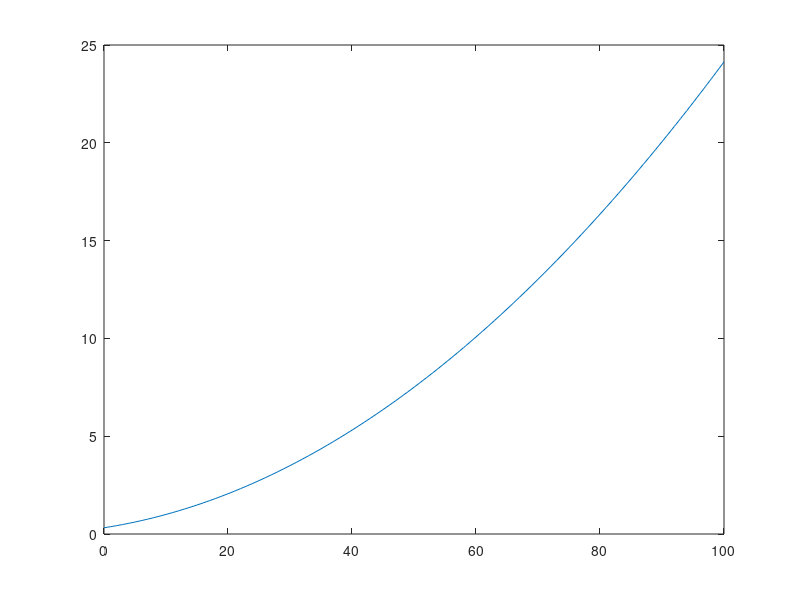

Write the MATLAB code that produced this figure. (Note: this script raises an error after producing the figure.)
clear all;

h2 = [];
a_1 = 19;
a_2 = 23;
FD_lin = 13;
F_D = 13;

zakres_F1 = 100;

for F1 = 0:zakres_F1
    h1 = ((F1 + FD_lin)/a_1)^2;
    h2 = [h2,(sqrt(h1)*a_1/a_2)^2];
end

plot(0:zakres_F1,h2)
hold on;

l =3;
height = 20;
tau = 80;

switch l
    case 2
       membership_fun = load('fuzzy/eh2.mat');
    case 3
       membership_fun = load('fuzzy/eh3.mat');
    case 4
       membership_fun = load('fuzzy/eh4.mat');
    case 5
       membership_fun = load('fuzzy/eh5.mat');
    otherwise
       disp('Liczba regulatorow powinna byc calkowita liczba')
       return      
end
mf = struct2cell(membership_fun);
h_out = [];

switch l
    case 2
       h_lin_tab = [height*1/3, height*2/3];
       [F_1, h_1] = static_characteristic(height*1/3, FD_lin);
       [F_12, h_12] = static_characteristic(height*2/3, FD_lin);
       F1_lin_tab = [F_1, F_12];
       %h_lin_tab = [h_lin_tab; h_1, h_12];
       for F1 = 0:zakres_F1
           
           h1 = ((F1 + FD_lin)/a_1)^2;
           h2 = (sqrt(h1)*a_1/a_2)^2;
    
           mf_val = h2*(100/height);
           if mf_val >100
               mf_val=100;
           end
           
           wages = evalfis(mf{1}, mf_val);
           
           h_21 = linear_amusement([h_1, h_lin_tab(1)], F_1, FD_lin, F1, F_D);
           h_22 = linear_amusement([h_12, h_lin_tab(2)], F_12, FD_lin, F1, F_D);
          
           h_out = [h_out, (h_21*wages(1)+h_22*wages(2))];
       end
    case 3
       h_lin_tab = [height*1/4, height*2/4, height*3/4];
       [F_1, h_1] = static_characteristic(height*1/4, FD_lin);
       [F_12, h_12] = static_characteristic(height*2/4, FD_lin);
       [F_13, h_13] = static_characteristic(height*3/4, FD_lin);
       F1_lin_tab = [F_1, F_12, F_13];
       %h_lin_tab = [h_lin_tab; h_1, h_12, h_13];
       for F1 = 0:zakres_F1
           
           h1 = ((F1 + FD_lin)/a_1)^2;
           h2 = (sqrt(h1)*a_1/a_2)^2;
    
           mf_val = h2*(100/height);
           if mf_val >100
               mf_val=100;
           end
           
           wages = evalfis(mf{1}, mf_val);
           
           h_21 = linear_amusement([h_1, h_lin_tab(1)], F_1, FD_lin, F1, F_D);
           h_22 = linear_amusement([h_12, h_lin_tab(2)], F_12, FD_lin, F1, F_D);
           h_23 = linear_amusement([h_13, h_lin_tab(3)], F_13, FD_lin, F1, F_D);
           
           h_out = [h_out, (h_21*wages(1)+h_22*wages(2)+h_23*wages(3))];
       end
    case 4
       h_lin_tab = [height*1/5, height*2/5, height*3/5, height*4/5];
       [F_1, h_1] = static_characteristic(height*1/5, FD_lin);
       [F_12, h_12] = static_characteristic(height*2/5, FD_lin);
       [F_13, h_13] = static_characteristic(height*3/5, FD_lin);
       [F_14, h_14] = static_characteristic(height*4/5, FD_lin);
       F1_lin_tab = [F_1, F_12, F_13, F_14];
       %h_lin_tab = [h_lin_tab; h_1, h_12, h_13, h_14];
       for F1 = 0:zakres_F1
                      
           h1 = ((F1 + FD_lin)/a_1)^2;
           h2 = (sqrt(h1)*a_1/a_2)^2;
    
           mf_val = h2*(100/height);
           if mf_val >100
               mf_val=100;
           end
           
           wages = evalfis(mf{1}, mf_val);
           
           h_21 = linear_amusement([h_1, h_lin_tab(1)], F_1, FD_lin, F1, F_D);
           h_22 = linear_amusement([h_12, h_lin_tab(2)], F_12, FD_lin, F1, F_D);
           h_23 = linear_amusement([h_13, h_lin_tab(3)], F_13, FD_lin, F1, F_D);
           h_24 = linear_amusement([h_14, h_lin_tab(4)], F_14, FD_lin, F1, F_D);
           
           h_out = [h_out, (h_21*wages(1)+h_22*wages(2)+h_23*wages(3)+h_24*wages(4))];
       end
    case 5
       h_lin_tab = [height*1/6, height*2/6, height*3/6, height*4/6, height*5/6];
       [F_1, h_1] = static_characteristic(height*1/6, FD_lin);
       [F_12, h_12] = static_characteristic(height*2/6, FD_lin);
       [F_13, h_13] = static_characteristic(height*3/6, FD_lin);
       [F_14, h_14] = static_characteristic(height*4/6, FD_lin);
       [F_15, h_15] = static_characteristic(height*5/6, FD_lin);
       F1_lin_tab = [F_1, F_12, F_13, F_14, F_15];
       %h_lin_tab = [h_lin_tab; h_1, h_12, h_13, h_14, h_15];
       for F1 = 0:zakres_F1
                                 
           h1 = ((F1 + FD_lin)/a_1)^2;
           h2 = (sqrt(h1)*a_1/a_2)^2;
    
           mf_val = h2*(100/height);
           if mf_val >100
               mf_val=100;
           end
           
           wages = evalfis(mf{1}, mf_val);
           
           h_21 = linear_amusement([h_1, h_lin_tab(1)], F_1, FD_lin, F1, F_D);
           h_22 = linear_amusement([h_12, h_lin_tab(2)], F_12, FD_lin, F1, F_D);
           h_23 = linear_amusement([h_13, h_lin_tab(3)], F_13, FD_lin, F1, F_D);
           h_24 = linear_amusement([h_14, h_lin_tab(4)], F_14, FD_lin, F1, F_D);
           h_25 = linear_amusement([h_15, h_lin_tab(5)], F_15, FD_lin, F1, F_D);
           
           h_out = [h_out, (h_21*wages(1)+h_22*wages(2)+h_23*wages(3)+h_24*wages(4)+h_25*wages(5))];
       end
    otherwise
       disp('Liczba regulatorow powinna byc calkowita liczba')
       return
end

plot(0:zakres_F1,h_out)
